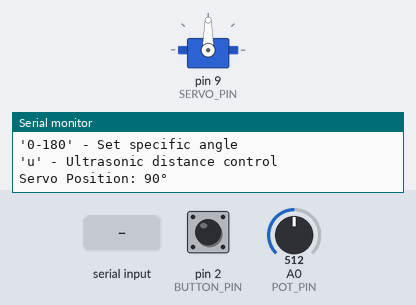
A sketch run on a simulated Arduino Uno, built with avr-gcc and run on an emulated ATmega328P. On the bench: servo, the last lines printed to the serial monitor. Inputs (shaded band) come from the test bench; at power-on: pin 2 (BUTTON_PIN) HIGH, A0 (POT_PIN) = 512.

Above: at 2.2 s.
2.3 s: pin 2 (BUTTON_PIN) pulled LOW for 0.15 s
At 3.05 s:
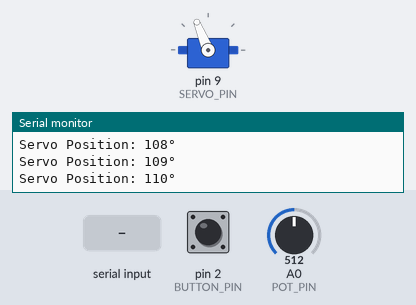
5.3 s: "s\n" received over Serial
8.3 s: "5\n" received over Serial
At 10.2 s:
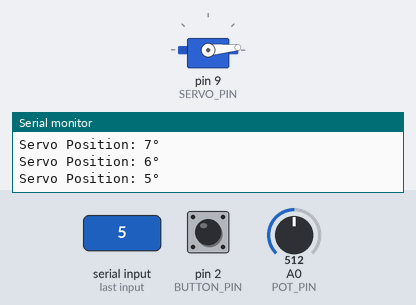
10.5 s: "m\n" received over Serial
At 10.96 s:
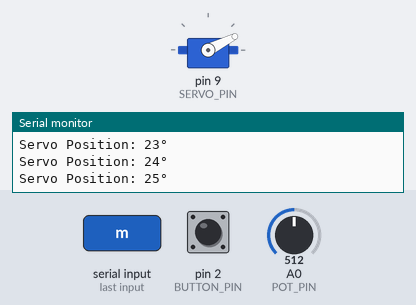
13.5 s: A0 (POT_PIN) set to 1023
At 16.0 s:
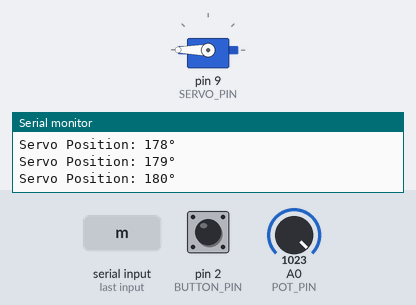
16.5 s: A0 (POT_PIN) set to 0
At 16.96 s:
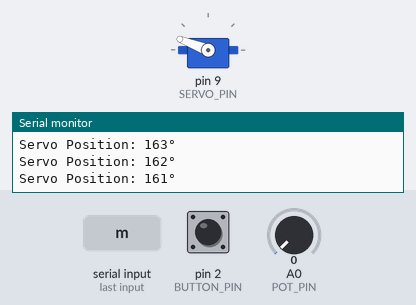
Timing chart, 0 to 22.1 s (numbered marks = the images above; inputs shaded):
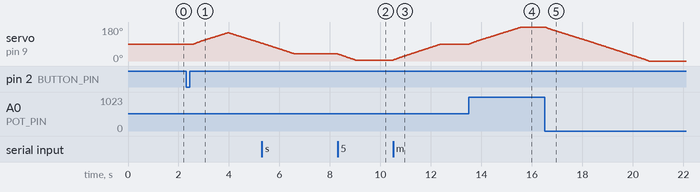

The sketch:

servo_motor_arduino.ino
```cpp
/*
 * Servo Motor Interfacing with Arduino
 *
 * This code demonstrates how to control a servo motor using Arduino
 * Supports multiple control methods: sweep, angle control, and sensor-based control
 *
 * Hardware Connections:
 * - Servo Signal Pin -> Arduino Pin 9
 * - Servo VCC -> 5V (or external power supply for high-torque servos)
 * - Servo GND -> GND
 * - Optional: Potentiometer middle pin -> A0 (for manual control)
 * - Optional: Ultrasonic sensor Trig -> Pin 7, Echo -> Pin 8
 */

#include <Servo.h>

// Create servo object
Servo myServo;

// Pin definitions
const int SERVO_PIN = 9;
const int POT_PIN = A0;
const int TRIG_PIN = 7;
const int ECHO_PIN = 8;
const int BUTTON_PIN = 2;

// Variables
int servoPosition = 90;  // Current servo position
int targetPosition = 90; // Target position
bool sweepMode = false;
bool manualMode = true;
int sweepDirection = 1;
unsigned long lastUpdate = 0;
const int UPDATE_INTERVAL = 20; // Update every 20ms for smooth movement

void setup() {
  Serial.begin(9600);

  // Initialize servo
  myServo.attach(SERVO_PIN);
  myServo.write(servoPosition);

  // Initialize pins
  pinMode(TRIG_PIN, OUTPUT);
  pinMode(ECHO_PIN, INPUT);
  pinMode(BUTTON_PIN, INPUT_PULLUP);

  Serial.println("Servo Motor Controller Ready!");
  Serial.println("Commands:");
  Serial.println("'s' - Toggle sweep mode");
  Serial.println("'m' - Toggle manual mode");
  Serial.println("'0-180' - Set specific angle");
  Serial.println("'u' - Ultrasonic distance control");

  delay(1000);
}

void loop() {
  // Check for serial commands
  handleSerialCommands();

  // Check button for mode switching
  if (digitalRead(BUTTON_PIN) == LOW) {
    sweepMode = !sweepMode;
    manualMode = false;
    Serial.println(sweepMode ? "Sweep Mode ON" : "Sweep Mode OFF");
    delay(300); // Debounce
  }

  // Update servo position based on current mode
  if (millis() - lastUpdate >= UPDATE_INTERVAL) {
    if (sweepMode) {
      performSweep();
    } else if (manualMode) {
      readPotentiometer();
    }

    // Smooth servo movement
    smoothServoMove();
    lastUpdate = millis();
  }
}

void handleSerialCommands() {
  if (Serial.available() > 0) {
    String command = Serial.readStringUntil('\n');
    command.trim();

    if (command == "s") {
      sweepMode = !sweepMode;
      manualMode = false;
      Serial.println(sweepMode ? "Sweep Mode ON" : "Sweep Mode OFF");
    }
    else if (command == "m") {
      manualMode = !manualMode;
      sweepMode = false;
      Serial.println(manualMode ? "Manual Mode ON" : "Manual Mode OFF");
    }
    else if (command == "u") {
      ultrasonicControl();
    }
    else if (command.toInt() >= 0 && command.toInt() <= 180) {
      targetPosition = command.toInt();
      sweepMode = false;
      manualMode = false;
      Serial.println("Moving to angle: " + String(targetPosition));
    }
    else {
      Serial.println("Invalid command!");
    }
  }
}

void performSweep() {
  // Sweep between 0 and 180 degrees
  targetPosition += (sweepDirection * 2);

  if (targetPosition >= 180) {
    targetPosition = 180;
    sweepDirection = -1;
  } else if (targetPosition <= 0) {
    targetPosition = 0;
    sweepDirection = 1;
  }
}

void readPotentiometer() {
  // Read potentiometer and map to servo range
  int potValue = analogRead(POT_PIN);
  targetPosition = map(potValue, 0, 1023, 0, 180);
}

void smoothServoMove() {
  // Smooth movement towards target position
  if (servoPosition < targetPosition) {
    servoPosition++;
  } else if (servoPosition > targetPosition) {
    servoPosition--;
  }

  // Constrain to valid servo range
  servoPosition = constrain(servoPosition, 0, 180);

  // Write to servo
  myServo.write(servoPosition);

  // Print position for debugging
  static int lastPrintedPosition = -1;
  if (servoPosition != lastPrintedPosition) {
    Serial.println("Servo Position: " + String(servoPosition) + "°");
    lastPrintedPosition = servoPosition;
  }
}

void ultrasonicControl() {
  // Use ultrasonic sensor to control servo position
  long duration, distance;

  // Send ultrasonic pulse
  digitalWrite(TRIG_PIN, LOW);
  delayMicroseconds(2);
  digitalWrite(TRIG_PIN, HIGH);
  delayMicroseconds(10);
  digitalWrite(TRIG_PIN, LOW);

  // Read echo
  duration = pulseIn(ECHO_PIN, HIGH);
  distance = (duration * 0.034) / 2; // Convert to cm

  // Map distance to servo angle (0-50cm -> 0-180°)
  if (distance > 0 && distance <= 50) {
    targetPosition = map(distance, 0, 50, 0, 180);
    Serial.println("Distance: " + String(distance) + "cm, Angle: " + String(targetPosition) + "°");
  }

  sweepMode = false;
  manualMode = false;
}

// Advanced servo control functions
void moveToAngleWithSpeed(int angle, int speed) {
  // Move to specific angle with controlled speed
  int startPosition = servoPosition;
  int endPosition = constrain(angle, 0, 180);
  int steps = abs(endPosition - startPosition);
  int stepDelay = map(speed, 1, 10, 100, 10); // Speed 1-10, higher = faster

  for (int i = 0; i <= steps; i++) {
    int currentPos = map(i, 0, steps, startPosition, endPosition);
    myServo.write(currentPos);
    servoPosition = currentPos;
    Serial.println("Moving: " + String(currentPos) + "°");
    delay(stepDelay);
  }
}

void servoSequence() {
  // Perform a predefined sequence
  int sequence[] = {90, 45, 135, 0, 180, 90};
  int sequenceLength = sizeof(sequence) / sizeof(sequence[0]);

  Serial.println("Starting servo sequence...");

  for (int i = 0; i < sequenceLength; i++) {
    moveToAngleWithSpeed(sequence[i], 5);
    delay(500); // Pause between movements
  }

  Serial.println("Sequence complete!");
}

// Emergency stop function
void emergencyStop() {
  // Immediately stop all movement
  sweepMode = false;
  manualMode = false;
  targetPosition = servoPosition;
  Serial.println("EMERGENCY STOP!");
}
```

Measured:
- after the input at 2.3 s, servo on pin 9 (SERVO_PIN): rises from 90° to 150° in 1.4 s, then falls to 94° in 1.3 s
- after the input at 8.3 s, servo on pin 9 (SERVO_PIN): moves from 38° to 5° over 0.69 s, starting at once
- after the input at 10.5 s, servo on pin 9 (SERVO_PIN): moves from 5° to 90° over 1.9 s, starting at once
- after the input at 13.5 s, servo on pin 9 (SERVO_PIN): moves from 90° to 180° over 2.1 s, starting at once
- after the input at 16.5 s, servo on pin 9 (SERVO_PIN): moves from 180° to 0° over 4.1 s, starting at once
